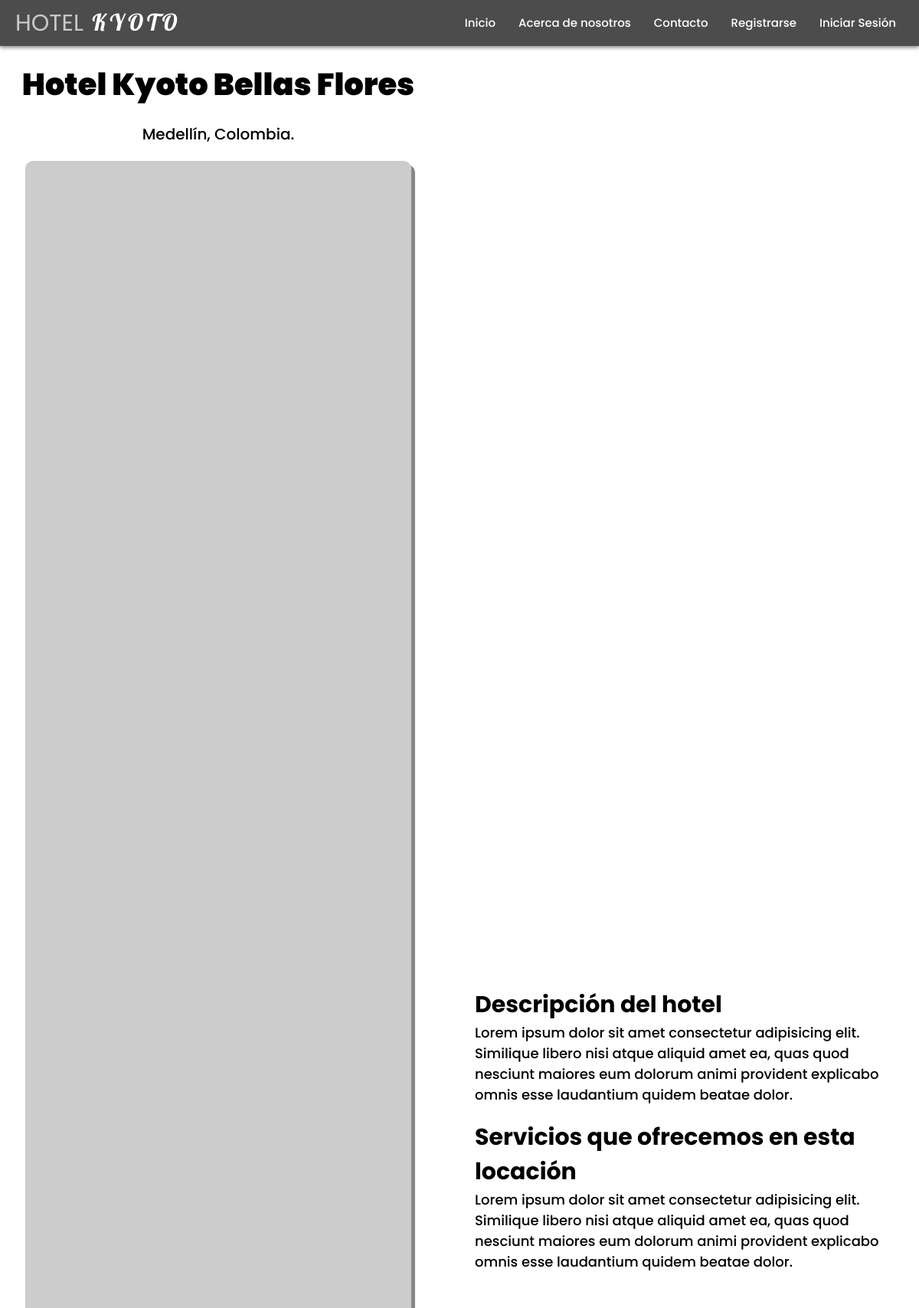
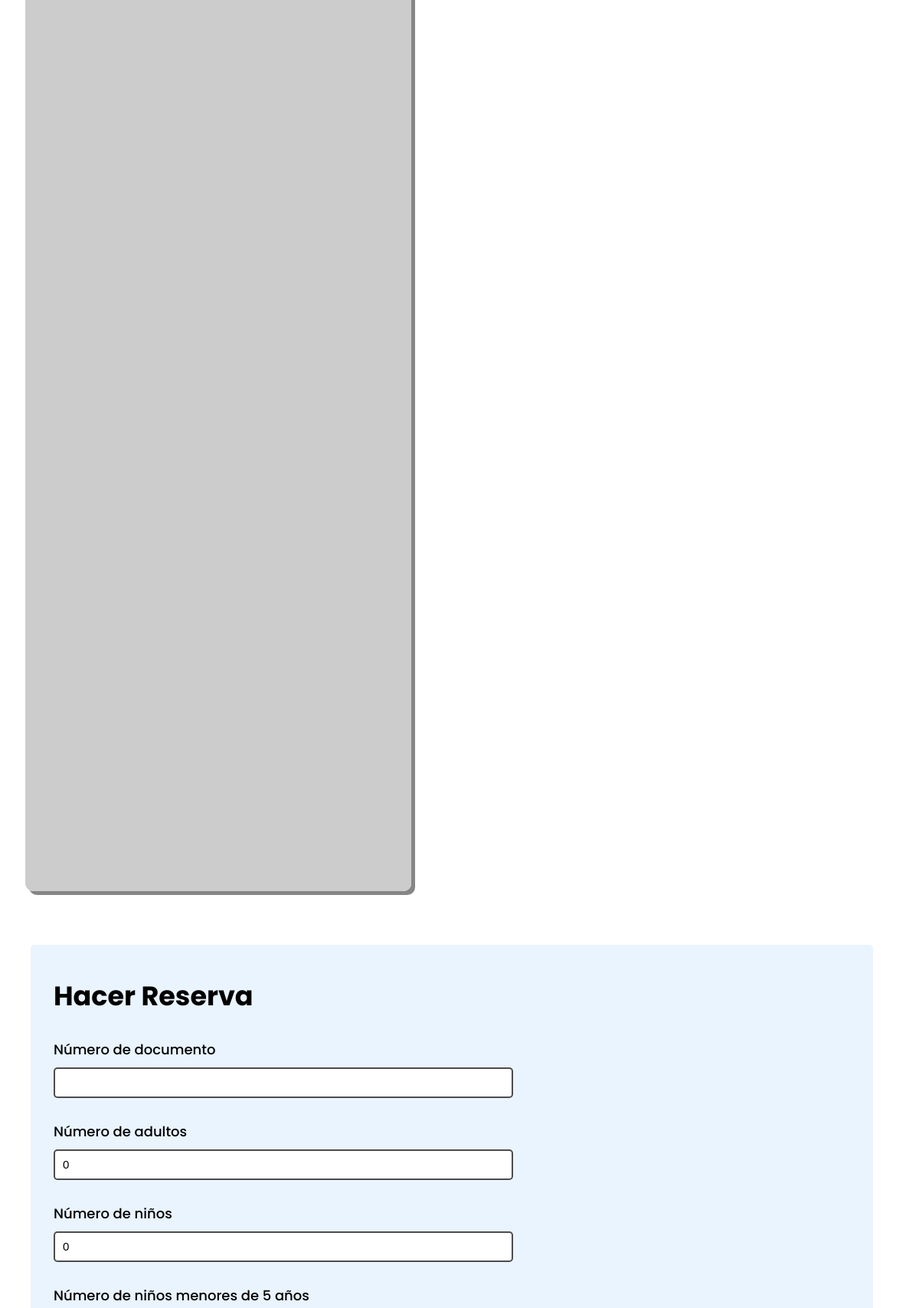
Page /hotel.php?hotel=631672f9ea5a6 (upper part) on the committed database (2 pictures, top to bottom).
### tables this page shows
CREATE TABLE `hoteles` (
  `id_hotel` varchar(13) NOT NULL,
  `nom_hotel` varchar(100) NOT NULL,
  `descrip` tinytext NOT NULL,
  `servicios` text NOT NULL,
  `img` text NOT NULL,
  `direccion` varchar(150) NOT NULL,
  `precio` float NOT NULL
);

### hotel.php (the view, shortened to what this page needs)
<?php
$db = new Database();
$con = $db->connection();
$id = $_SESSION['id'];
$hotel_id = $_GET['hotel'];
$query = $con->prepare("SELECT * FROM hoteles WHERE id_hotel=?");
$query->execute([$hotel_id]);
$item = $query->fetch(PDO::FETCH_ASSOC);
?>
<!DOCTYPE html>
<html lang="en">
<head>
  <?php include './includes/styles.php' ?>
</head>
<body>
  <?php include './includes/header.php' ?>
  <main id="hotel-details-container">
    <div id="hotel-main-details-container">
      <h1><?php echo $item['nom_hotel'] ?></h1>
      <p><?php echo $item['direccion'] ?></p>
      <div>
        <img src="<?php echo $item['img'] ?>" alt="">
      </div>
    </div>
    <div id="hotel-side-details-container">
      <div>
        <h2>Descripción del hotel</h2>
        <p><?php echo $item['descrip'] ?></p>
      </div>
      <div>
        <h2>Servicios que ofrecemos en esta locación</h2>
        <p><?php echo $item['servicios'] ?></p>
      </div>
    </div>
  </main>
  <section id="reservation-form-container">
    <form action="./actions/make_reservation.php" method="POST" id="reservation-form" class="form">
      <h3 class="form-title">Hacer Reserva</h3>
      <div class="input-container">
        <label for="document-number">Número de documento</label>
        <input type="number" name="document-number" id="document-number" value="<?php echo $id ?>" placeholder="<?php echo $id ?>" readonly>
      </div>
      <div class="input-container">
        <label for="people-input">Número de adultos</label>
        <input type="number" name="people" id="people-input" value="0">
      </div>
      <div class="input-container">
        <label for="children-input">Número de niños</label>
        <input type="number" name="children" id="children-input" value="0">
      </div>
      <div class="input-container">
        <label for="minors-input">Número de niños menores de 5 años</label>
      </div>
    </form>
  </section>
</body>
</html>

### styles/main.css (style rules this page uses)
*, *::before, *::after { margin: 0; padding: 0; box-sizing: border-box; }
html { font-size: 10px; scroll-behavior: smooth; }
body { font-family: "Poppins", sans-serif; overflow-x: hidden; overflow-y: auto; }
.form { width: 100%; max-width: 500px; height: max-content; display: flex; flex-direction: column; gap: 2rem; padding: 4rem 3rem; background-color: rgba(218, 237, 255, 0.3); border: 2px solid rgb(110, 190, 255); border-radius: 5px; margin: 3rem 0; }
.form-title { font-size: 3.5rem; font-weight: 700; }
.input-container { width: 100%; height: auto; display: flex; flex-direction: column; gap: 0.5rem; }
.input-container label { font-size: 1.8rem; font-weight: 500; }
.input-container input, .input-container textarea { font-size: 1.5rem; height: 40px; padding-left: 1rem; border-radius: 5px; border: none; border: solid 2px rgba(0, 0, 0, 0.7); outline-color: rgb(110, 190, 255); outline-offset: 2px; }
#hotel-details-container { width: 100%; min-height: calc(100vh - 60px); height: max-content; display: flex; flex-direction: row; justify-content: center; align-items: center; gap: 3rem; margin-top: 60px; }
#hotel-main-details-container, #hotel-side-details-container { min-width: 45%; max-width: 50%; min-height: calc(100vh - 80px); height: max-content; display: flex; flex-direction: column; justify-content: center; align-items: center; gap: 2rem; padding: 2rem; }
#hotel-main-details-container h1 { font-size: 4rem; font-weight: 900; }
#hotel-main-details-container p { font-size: 2rem; font-weight: 500; }
#hotel-main-details-container > div { width: 100%; height: 70%; display: flex; flex-direction: column; justify-content: center; align-items: center; }
#hotel-main-details-container > div img { width: 95%; height: 100%; object-fit: cover; border-radius: 10px; box-shadow: 5px 5px 0 0 rgba(14, 14, 14, 0.5); }
#hotel-side-details-container h2 { font-size: 3rem; font-weight: 700; }
#hotel-side-details-container p { font-size: 1.8rem; font-weight: 500; }
#reservation-form-container { width: 100%; height: max-content; padding: 2rem 4rem; }
#reservation-form { max-width: calc(100vw - 100px); border: none; flex-direction: row; flex-wrap: wrap; gap: 3rem; background-color: rgba(181, 219, 255, 0.3); }
#reservation-form h3 { min-width: 100%; max-width: 100%; }
#reservation-form .input-container { min-width: 290px; width: 90%; max-width: 600px; margin: 0; padding: 0; gap: 1rem; }

### rows in the picture
hoteles: nom_hotel "Hotel Kyoto Bellas Flores", direccion "Medellín, Colombia.", descrip "Lorem ipsum dolor sit amet consectetur adipisicing elit. Similique libero nisi atque aliquid amet ea, quas quod nesciunt maiores eum dolorum animi provident explicabo omnis esse laudantium quidem beatae dolor.", servicios "Lorem ipsum dolor sit amet consectetur adipisicing elit. Similique libero nisi atque aliquid amet ea, quas quod nesciunt maiores eum dolorum animi provident explicabo omnis esse laudantium quidem beatae dolor."
